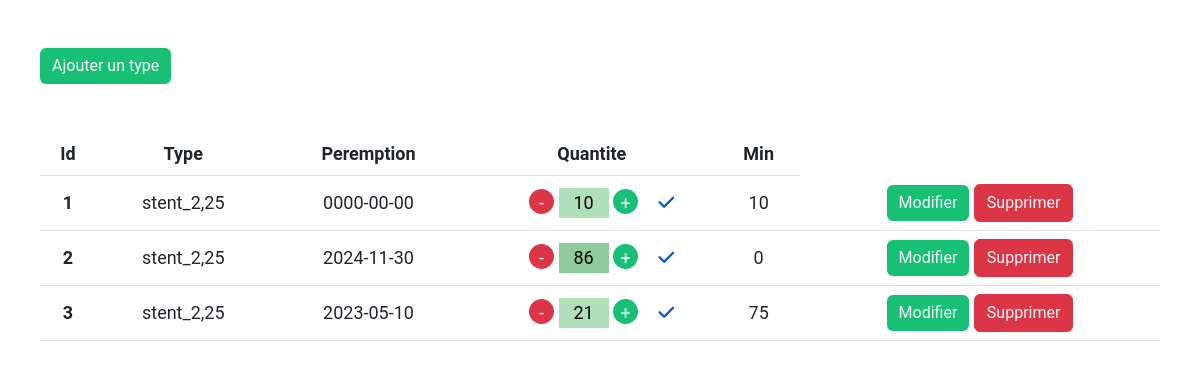
/all-materials/display.php?item=2 (signed in), run on the app's committed database.
### all-materials/display.php (called while the page is built, shortened)
<?php
include('../connection/connection.php');
include("displayFunction.php");
display('2', 'stent_2,25');
    include("header.php"); ?>

### all-materials/displayFunction.php (the view, shortened to what this page needs)
<?php
function display($caseNumber, $tableName)
{
    include('../connection/connection.php');
    $selectedItem = $_GET['item'];
    switch ($selectedItem) {
        case $caseNumber:
            include("header.php"); ?>
            <table class="table">
                <thead>
                    <tr>
                        <th scope="col">Id</th>
                        <th scope="col">Type</th>
                        <th scope="col">Peremption</th>
                        <th scope="col">Quantite</th>
                        <th scope="col">Min</th>
                    </tr>
                </thead>
                <tbody>
                    <?php
                    $sql = "select * from `$tableName` ORDER BY Id";
                    $result = mysqli_query($con, $sql);
                    if ($result) {
                        while ($row = mysqli_fetch_assoc($result)) {
                            $id = $row['id'];
                            $type = $row['Type'];
                            $peremption = $row['Peremption'];
                            $quantite = $row['Quantite'];
                            $min = $row['Min'];
                            echo '<tr>
                                            <th scope="row">' . $id . '</th>
                                            <td>' . $type . '</td>
                                            <td>' . $peremption . '</td>
                                            <td>
                                            <form method="post" action="updateQuantity.php">
                                                <input type="hidden" name="id" value="' . $id . '">
                                                <span class="minus">-</span>
                                                <input type="number" name="quantity" value="' . $quantite . '">
                                                <span class="plus">+</span>
                                                <button type="submit"><i class="fa-solid fa-check"></i></button>
                                            </form>
                                        </td>
                                                  <td>' . $min . '</td>
                                                  <td>
                                                  <button class="btn btn-primary">
                                                      <a href="../buttons/update.php?item=' . $selectedItem . ' &updatedId=' . $id . '" class="text-light">Modifier</a>
                                                  </button>
                                                  <button class="btn btn-danger">
                                                      <a href="../buttons/delete.php?item=' . $selectedItem . ' &deletedId=' . $id . '" class="text-light">Supprimer</a>
                                                  </button>
                                              </td>
                                            </tr>';
                        }
                    }
                    ?>
                </tbody>
            </table>
            <?php break;
    }
}
?>

### css/main.css (style rules this page uses)
:root { --main-color: #8fcb9b; --main-color-alt: #5b9279; --main-section-color: #eae6e5; --main-border-raduis: 8px; --main-transition: 0.7s; }
html { scroll-behavior: smooth; }
* { -webkit-box-sizing: border-box; -moz-box-sizing: border-box; box-sizing: border-box; }
body { font-family: "Roboto", sans-serif; }
a { text-decoration: none; display: block; }
.btn-primary { background-color: #17c074; border: none; }
table tr { transition: 0.5s; text-align: center; vertical-align: middle; font-size: 18px; }
table tr:is(:nth-child(even)) { background-color: var(--main-color); }
table tr:is(:nth-child(odd)) { background-color: rgb(175, 224, 185); }
table thead tr { background-color: unset !important; }
tr form input[type="number"] { border: none; padding: 0; width: 50px; height: 30px; text-align: center; }
tr:is(:nth-child(even)) form input[type="number"] { background-color: var(--main-color); }
tr:is(:nth-child(odd)) form input[type="number"] { background-color: rgb(175, 224, 185); }
tr form button { background-color: inherit; border: none; color: #0a58ca; width: 10px; height: 10px; }
tr form button i { margin-left: 10px; }
span.plus, span.minus { color: white !important; display: inline-block; width: 25px; height: 25px; border-radius: 50%; }
span.plus { background-color: #17c074; }
span.minus { background-color: #dc3545; }

### data on the page
stent_2,25: id "1", Type "stent_2,25", Peremption "0000-00-00", quantity "10", Min "10"
stent_2,25: id "2", Type "stent_2,25", Peremption "2024-11-30", quantity "86", Min "0"
stent_2,25: id "3", Type "stent_2,25", Peremption "2023-05-10", quantity "21", Min "75"
